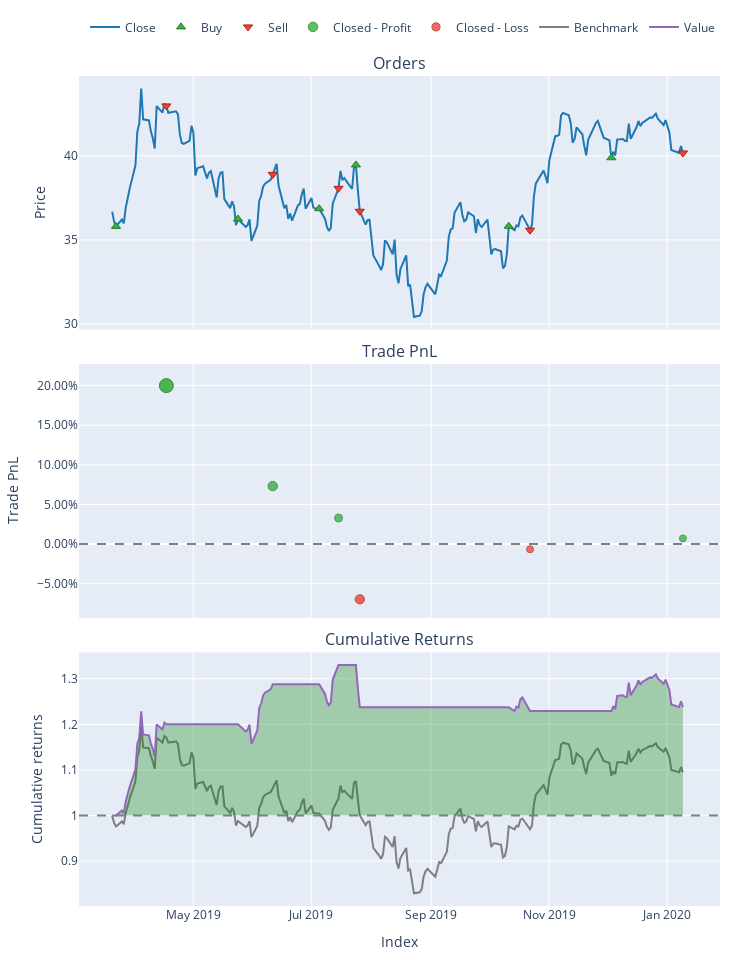

Notebook source saved alongside this figure:
### Code cell
portfolio.plot().show()

### Figure 1 — Plotly figure (JSON) as saved in the notebook; plotly's stock layout.template omitted (floating-point values rounded to 4 significant figures; data arrays with more than 128 entries replaced by an {"elided": "..."} marker saying what was removed)
{"data": [{"legendgroup": "0", "line": {"color": "#1f77b4"}, "name": "Close", "showlegend": true, "type": "scatter", "uid": "33478555-2803-4e99-adfb-4b40ea6a654a", "x": {"elided": "205 str values"}, "xaxis": "x", "y": {"elided": "205 float values"}, "yaxis": "y"}, {"customdata": [[0, 2.793, 0], [2, 3.311, 0], [4, 3.494, 0], [6, 3.371, 0], [8, 3.455, 0], [10, 3.082, 0]], "hovertemplate": "Order Id: %{customdata[0]}<br>Timestamp: %{x}<br>Price: %{y}<br>Size: %{customdata[1]:.6f}<br>Fees: %{customdata[2]:.6f}", "legendgroup": "1", "marker": {"color": "#37B13F", "line": {"color": "rgb(38,123,44)", "width": 1}, "size": 8, "symbol": "triangle-up"}, "mode": "markers", "name": "Buy", "type": "scatter", "uid": "7de2d30e-05cd-498f-8689-e6a049b79c11", "x": ["2019-03-22T04:00:00+00:00", "2019-05-24T04:00:00+00:00", "2019-07-05T04:00:00+00:00", "2019-07-24T04:00:00+00:00", "2019-10-11T04:00:00+00:00", "2019-12-03T05:00:00+00:00"], "xaxis": "x", "y": [35.8, 36.24, 36.85, 39.45, 35.81, 39.88], "yaxis": "y"}, {"customdata": [[1, 2.793, 0], [3, 3.311, 0], [5, 3.494, 0], [7, 3.371, 0], [9, 3.455, 0], [11, 3.082, 0]], "hovertemplate": "Order Id: %{customdata[0]}<br>Timestamp: %{x}<br>Price: %{y}<br>Size: %{customdata[1]:.6f}<br>Fees: %{customdata[2]:.6f}", "legendgroup": "2", "marker": {"color": "#EA4335", "line": {"color": "rgb(181,31,18)", "width": 1}, "size": 8, "symbol": "triangle-down"}, "mode": "markers", "name": "Sell", "type": "scatter", "uid": "739257b0-b1a3-4d44-a3b6-837a62e547ca", "x": ["2019-04-17T04:00:00+00:00", "2019-06-11T04:00:00+00:00", "2019-07-15T04:00:00+00:00", "2019-07-26T04:00:00+00:00", "2019-10-22T04:00:00+00:00", "2020-01-09T05:00:00+00:00"], "xaxis": "x", "y": [42.96, 38.89, 38.06, 36.7, 35.58, 40.17], "yaxis": "y"}, {"customdata": [[0, 0, 20.0, 0.2], [1, 1, 8.777, 0.07315], [2, 2, 4.231, 0.03285], [5, 5, 0.8777, 0.00714]], "hovertemplate": "Exit Trade Id: %{customdata[0]}<br>Position Id: %{customdata[1]}<br>Exit Timestamp: %{x}<br>PnL: %{customdata[2]:.6f}<br>Return: %{customdata[3]:.2%}", "legendgroup": "3", "marker": {"color": "#37B13F", "line": {"color": "rgb(38,123,44)", "width": 1}, "opacity": [0.9, 0.8016, 0.7704, 0.7504], "size": [14, 9.409, 7.951, 7.02], "symbol": "circle"}, "mode": "markers", "name": "Closed - Profit", "type": "scatter", "uid": "84c9d33a-496d-4d30-8734-8657aef11783", "x": ["2019-04-17T04:00:00+00:00", "2019-06-11T04:00:00+00:00", "2019-07-15T04:00:00+00:00", "2020-01-09T05:00:00+00:00"], "xaxis": "x2", "y": [0.2, 0.07315, 0.03285, 0.00714], "yaxis": "y2"}, {"customdata": [[3, 3, -9.272, -0.06971], [4, 4, -0.8139, -0.006577]], "hovertemplate": "Exit Trade Id: %{customdata[0]}<br>Position Id: %{customdata[1]}<br>Exit Timestamp: %{x}<br>PnL: %{customdata[2]:.6f}<br>Return: %{customdata[3]:.2%}", "legendgroup": "4", "marker": {"color": "#EA4335", "line": {"color": "rgb(181,31,18)", "width": 1}, "opacity": [0.799, 0.75], "size": [9.285, 7], "symbol": "circle"}, "mode": "markers", "name": "Closed - Loss", "type": "scatter", "uid": "3fef2645-cda9-4bc6-9307-df60907a16db", "x": ["2019-07-26T04:00:00+00:00", "2019-10-22T04:00:00+00:00"], "xaxis": "x2", "y": [-0.06971, -0.006577], "yaxis": "y2"}, {"legendgroup": "5", "line": {"color": "#7f7f7f"}, "name": "Benchmark", "showlegend": true, "type": "scatter", "uid": "fcfe16cc-a8ba-43d7-af37-6b7c17a9c496", "x": {"elided": "205 str values"}, "xaxis": "x3", "y": {"elided": "205 float values"}, "yaxis": "y3"}, {"hoverinfo": "skip", "legendgroup": "6", "line": {"color": "rgba(0, 0, 0, 0)", "width": 0}, "opacity": 0, "showlegend": false, "type": "scatter", "uid": "26e6b132-641c-46f5-a444-ed230b0d8de1", "x": {"elided": "205 str values"}, "xaxis": "x3", "y": {"elided": "205 int values"}, "yaxis": "y3"}, {"connectgaps": false, "fill": "tonexty", "fillcolor": "rgba(0, 128, 0, 0.3)", "hoverinfo": "skip", "legendgroup": "6", "line": {"color": "rgba(0, 0, 0, 0)", "width": 0}, "opacity": 0, "showlegend": false, "type": "scatter", "uid": "ae936914-7b7d-4121-84a6-08170c61b58b", "x": {"elided": "205 str values"}, "xaxis": "x3", "y": {"elided": "205 float values"}, "yaxis": "y3"}, {"legendgroup": "7", "line": {"color": "#9467bd"}, "name": "Value", "showlegend": true, "type": "scatter", "uid": "a80e46ba-f6a6-4218-8c55-baea52a27da2", "x": {"elided": "205 str values"}, "xaxis": "x3", "y": {"elided": "205 float values"}, "yaxis": "y3"}, {"hoverinfo": "skip", "legendgroup": "6", "line": {"color": "rgba(0, 0, 0, 0)", "width": 0}, "opacity": 0, "showlegend": false, "type": "scatter", "uid": "db47beed-617a-4ffb-bee1-6c1b21503f81", "x": {"elided": "205 str values"}, "xaxis": "x3", "y": {"elided": "205 int values"}, "yaxis": "y3"}], "layout": {"annotations": [{"font": {"size": 16}, "showarrow": false, "text": "Orders", "x": 0.5, "xanchor": "center", "xref": "paper", "y": 1, "yanchor": "bottom", "yref": "paper"}, {"font": {"size": 16}, "showarrow": false, "text": "Trade PnL", "x": 0.5, "xanchor": "center", "xref": "paper", "y": 0.6528, "yanchor": "bottom", "yref": "paper"}, {"font": {"size": 16}, "showarrow": false, "text": "Cumulative Returns", "x": 0.5, "xanchor": "center", "xref": "paper", "y": 0.3056, "yanchor": "bottom", "yref": "paper"}], "height": 960, "legend": {"orientation": "h", "traceorder": "normal", "x": 1, "xanchor": "right", "y": 1.042, "yanchor": "bottom"}, "margin": {"b": 30, "l": 30, "r": 30, "t": 30}, "shapes": [{"line": {"color": "gray", "dash": "dash"}, "type": "line", "x0": 0, "x1": 1, "xref": "paper", "y0": 0, "y1": 0, "yref": "y2"}, {"line": {"color": "gray", "dash": "dash"}, "type": "line", "x0": 0, "x1": 1, "xref": "paper", "y0": 1, "y1": 1, "yref": "y3"}], "showlegend": true, "width": 750, "xaxis": {"anchor": "y", "domain": [0, 1], "matches": "x3", "showticklabels": false}, "xaxis2": {"anchor": "y2", "domain": [0, 1], "matches": "x3", "showticklabels": false}, "xaxis3": {"anchor": "y3", "domain": [0, 1], "title": {"text": "Index"}}, "yaxis": {"anchor": "x", "domain": [0.6944, 1], "title": {"text": "Price"}}, "yaxis2": {"anchor": "x2", "domain": [0.3472, 0.6528], "tickformat": ".2%", "title": {"text": "Trade PnL"}}, "yaxis3": {"anchor": "x3", "domain": [0, 0.3056], "title": {"text": "Cumulative returns"}}}}
